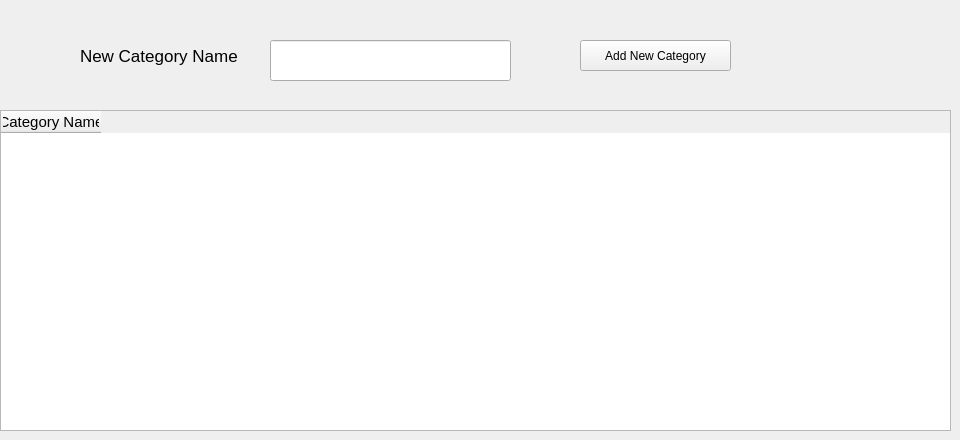
      <widget class="QWidget" name="tab_7">
       <attribute name="title">
        <string>Categories</string>
       </attribute>
       <widget class="QTableWidget" name="tableWidget_2">
        <property name="geometry">
         <rect>
          <x>0</x>
          <y>110</y>
          <width>951</width>
          <height>321</height>
         </rect>
        </property>
        <property name="font">
         <font>
          <pointsize>11</pointsize>
         </font>
        </property>
        <column>
         <property name="text">
          <string>Category Name</string>
         </property>
        </column>
       </widget>
       <widget class="QLabel" name="label_26">
        <property name="geometry">
         <rect>
          <x>80</x>
          <y>40</y>
          <width>181</width>
          <height>31</height>
         </rect>
        </property>
        <property name="font">
         <font>
          <pointsize>13</pointsize>
         </font>
        </property>
        <property name="text">
         <string>New Category Name</string>
        </property>
       </widget>
       <widget class="QPushButton" name="pushButton_14">
        <property name="geometry">
         <rect>
          <x>580</x>
          <y>40</y>
          <width>151</width>
          <height>31</height>
         </rect>
        </property>
        <property name="text">
         <string>Add New Category</string>
        </property>
       </widget>
       <widget class="QLineEdit" name="lineEdit_21">
        <property name="geometry">
         <rect>
          <x>270</x>
          <y>40</y>
          <width>241</width>
          <height>41</height>
         </rect>
        </property>
       </widget>
      </widget>
